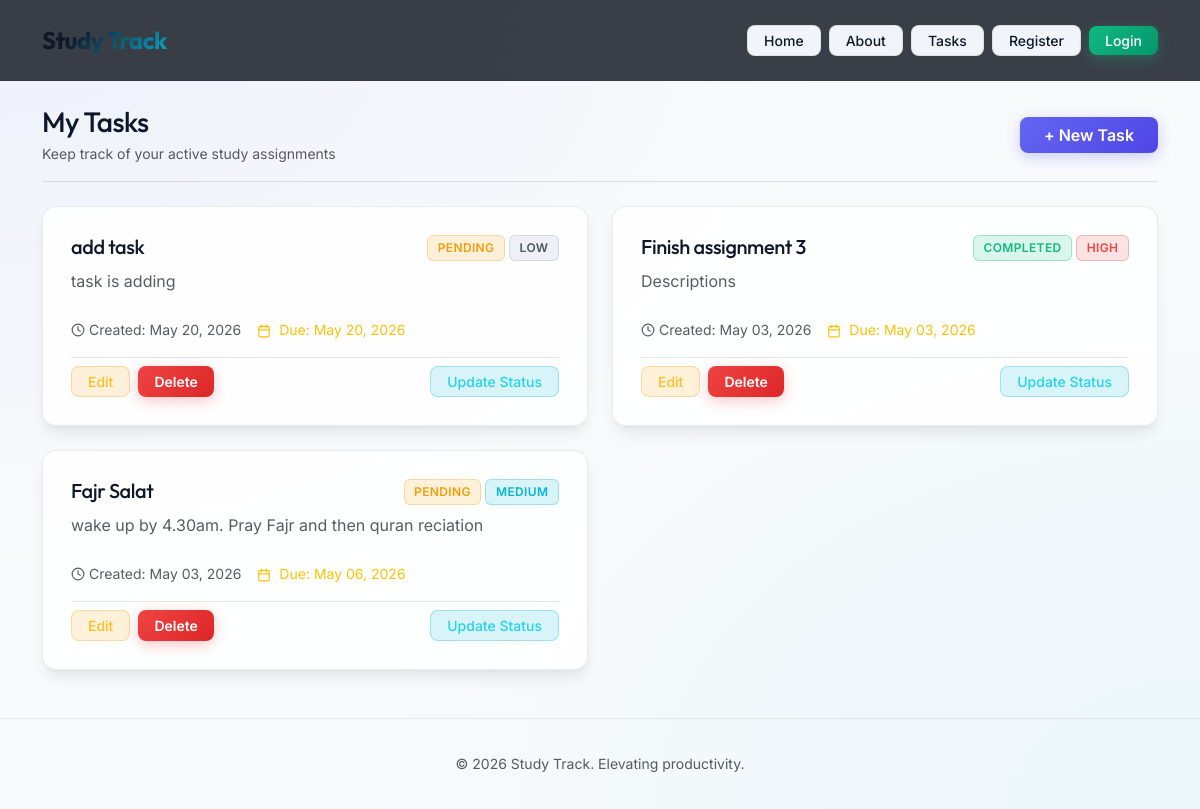
Page /dashboard/ on the earlier database version.
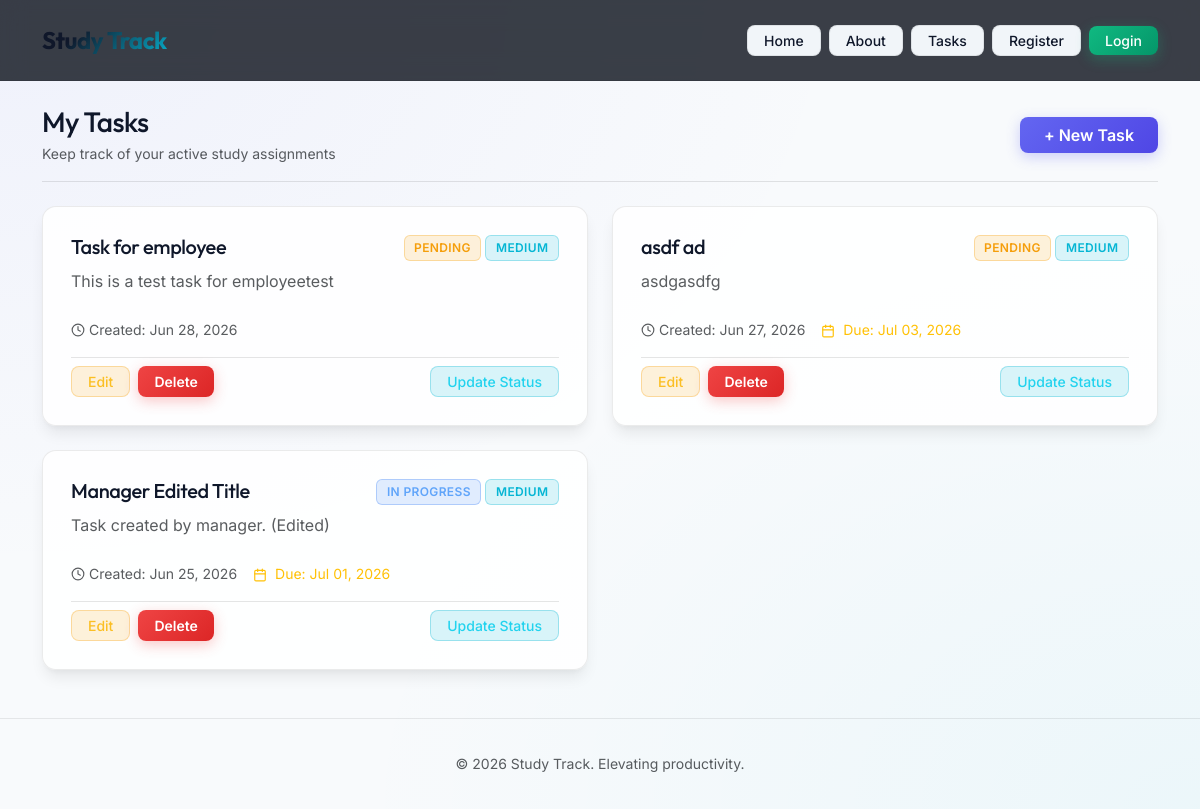
Same page on the later database version.
### study_task/models.py (models this page shows, shortened)
class Task(models.Model):
	PRIORITY_CHOICES = [
		(1, "Low"),
		(2, "Medium"),
		(3, "High"),
	]
	STATUS_CHOICES = [
		("pending", "Pending"),
		("in_progress", "In Progress"),
		("completed", "Completed")
	]
	title = models.CharField(max_length=200)
	description = models.TextField(blank=True)
	created_at = models.DateTimeField(auto_now_add=True)
	priority = models.PositiveSmallIntegerField(choices=PRIORITY_CHOICES, default=2)
	status = models.CharField(max_length=32, choices=STATUS_CHOICES, default="todo")
	deadline = models.DateField(null=True, blank=True)
	class Meta:
		ordering = ["-created_at"]

### study_task/views.py (the view)
# urls.py: path("dashboard/", views.dashboard, name="dashboard"),
def dashboard(request):
    tasks = Task.objects.all().order_by("-created_at")
    context = {
        "tasks": tasks,
        "menu_items": [
            {"label": "Home", "url": "/"},
            {"label": "About", "url": "/about/"},
            {"label": "Tasks", "url": "/tasks/"},
        ],
    }
    return render(request, "dashboard.html", context)

### templates/dashboard.html (shortened to what this page needs)
{% extends "base.html" %}
{% block content %}
<div class="animate-fade-in">
    <div class="d-flex justify-content-between align-items-center mb-4 pb-3 border-bottom border-secondary">
        <div>
            <h2 class="h3 mb-1">My Tasks</h2>
            <p class="text-muted mb-0 small">Keep track of your active study assignments</p>
        </div>
        <a class="btn btn-primary btn-md px-4" href="{% url 'task_create' %}">+ New Task</a>
    </div>
    <div class="row row-cols-1 row-cols-md-2 g-4">
        {% for task in tasks %}
        <div class="col">
            <div class="card task-card h-100 cursor-pointer" data-url="{% url 'task_detail' task.pk %}"
                onclick="window.location.href=this.dataset.url;" style="cursor: pointer;">
                <div class="card-body d-flex flex-column">
                    <div class="d-flex justify-content-between align-items-start mb-2">
                        <h4 class="card-title h5 mb-0 text-white">{{ task.title }}</h4>
                        <div class="d-flex gap-1">
                            {% if task.status == 'pending' %}
                            <span class="badge badge-status-pending">Pending</span>
                            {% elif task.status == 'in_progress' %}
                            <span class="badge badge-status-inprogress">In Progress</span>
                            {% else %}
                            <span class="badge badge-status-completed">Completed</span>
                            {% endif %}
                            {% if task.priority == 3 %}
                            <span class="badge badge-priority-high">High</span>
                            {% elif task.priority == 2 %}
                            <span class="badge badge-priority-medium">Medium</span>
                            {% else %}
                            <span class="badge badge-priority-low">Low</span>
                            {% endif %}
                        </div>
                    </div>
                    <p class="card-text text-muted flex-grow-1">{{ task.description|truncatewords:20 }}</p>
                    <div class="d-flex align-items-center mb-3 mt-2 text-muted small">
                        <svg xmlns="http://www.w3.org/2000/svg" width="14" height="14" viewBox="0 0 24 24" fill="none"
                            stroke="currentColor" stroke-width="2" stroke-linecap="round" stroke-linejoin="round"
                            class="me-1">
                            <circle cx="12" cy="12" r="10"></circle>
                            <polyline points="12 6 12 12 16 14"></polyline>
                        </svg>
                        <span>Created: {{ task.created_at|date:"M d, Y" }}</span>
                        {% if task.deadline %}
                        <span class="ms-3 text-warning">
                            <span>Due: {{ task.deadline|date:"M d, Y" }}</span>
                        </span>
                        {% endif %}
                    </div>
                    <div class="d-flex gap-2 mt-auto pt-2 border-top border-secondary">
                        <a class="btn btn-edit-custom btn-sm px-3" href="{% url 'task_edit' task.pk %}"
                            onclick="event.stopPropagation();">Edit</a>
                        <button type="button" class="btn btn-danger btn-sm px-3" data-bs-toggle="modal"
                            data-bs-target="#deleteModal" data-delete-url="{% url 'task_delete' task.pk %}"
                            onclick="event.stopPropagation();">Delete</button>
                        <button class="btn btn-update-status btn-sm px-3 ms-auto"
                            onclick="event.stopPropagation();">Update Status</button>
                    </div>
                </div>
            </div>
        </div>
        {% empty %}
        <div class="col-12 text-center py-5">
            <p class="text-muted mb-3">No tasks created yet.</p>
            <a href="{% url 'task_create' %}" class="btn btn-primary">Create Your First Task</a>
        </div>
        {% endfor %}
    </div>
</div>
{% endblock %}

### templates/base.html (shortened to what this page needs)
{% load static %}
<!DOCTYPE html>
<html lang="en">
<head>
  <link href="https://cdn.jsdelivr.net/npm/bootstrap@5.3.0/dist/css/bootstrap.min.css" rel="stylesheet"
>
  <link rel="stylesheet" href="{% static 'css/styles.css' %}">
</head>
<body>
  <nav class="navbar navbar-expand-lg navbar-dark navbar-custom mb-4">
    <div class="container">
      <a class="navbar-brand fw-bold" href="{% url 'home' %}">Study Track</a>
      <div class="collapse navbar-collapse" id="navbarNav">
        <div class="d-flex align-items-center gap-2 ms-auto">
          {% for item in menu_items %}
          <a class="btn btn-sm btn-secondary px-3" href="{{ item.url }}">{{ item.label }}</a>
          {% endfor %}
          {% if user.is_authenticated %}
          {% if request.user.role == 'ADMIN' or request.user.role == 'MANAGER' or request.user.is_superuser %}
          <a class="btn btn-sm btn-success px-3" href="{% url 'register_with_role' %}">Create User</a>
          {% endif %}
          <a class="btn btn-sm btn-primary px-3" href="{% url 'dashboard' %}">Dashboard</a>
          <form method="post" action="{% url 'logout' %}" class="d-inline m-0">
            {% csrf_token %}
            <button type="submit" class="btn btn-sm btn-danger px-3">Logout</button>
          </form>
          {% else %}
          <a class="btn btn-sm btn-secondary px-3" href="{% url 'register' %}">Register</a>
          <a class="btn btn-sm btn-success px-3" href="{% url 'login' %}">Login</a>
          {% endif %}
        </div>
      </div>
    </div>
  </nav>
  <main class="container">
    {% block content %}{% endblock %}
  </main>
  <footer class="footer text-center mt-5">
    <div class="container">
      <small class="text-muted">&copy; 2026 Study Track. Elevating productivity.</small>
    </div>
  </footer>
</body>
</html>

Differences in the rows shown:
removed Task: title "add task", status "PENDING", priority "LOW", description "task is adding", created_at "May 20, 2026", deadline "May 20, 2026"
removed Task: title "Finish assignment 3", status "COMPLETED", priority "HIGH", description "Descriptions", created_at "May 03, 2026", deadline "May 03, 2026"
removed Task: title "Fajr Salat", status "PENDING", priority "MEDIUM", description "wake up by 4.30am. Pray Fajr and then quran reciation", created_at "May 03, 2026", deadline "May 06, 2026"
added Task: title "Task for employee", status "PENDING", priority "MEDIUM", description "This is a test task for employeetest", created_at "Jun 28, 2026"
added Task: title "asdf ad", status "PENDING", priority "MEDIUM", description "asdgasdfg", created_at "Jun 27, 2026", deadline "Jul 03, 2026"
added Task: title "Manager Edited Title", status "IN PROGRESS", priority "MEDIUM", description "Task created by manager. (Edited)", created_at "Jun 25, 2026", deadline "Jul 01, 2026"
